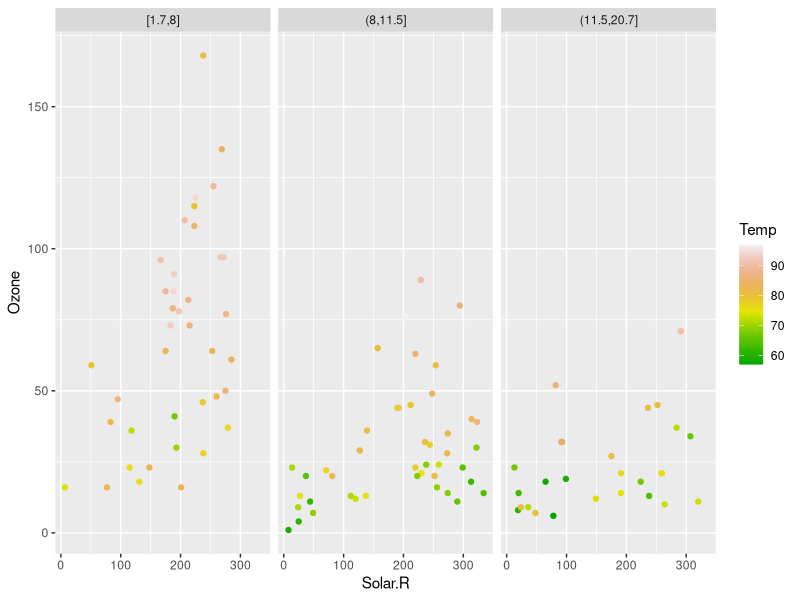
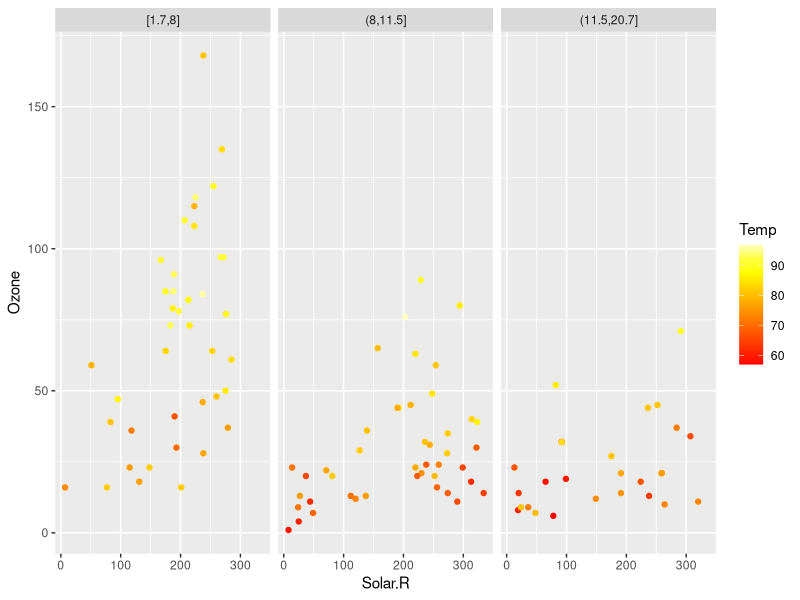

These charts were generated, in order, by the following R code: (Note: this script raises an error after producing the figures.)
## ---- chunk 1
library(tidyverse)
air_data <- airquality %>% 
    mutate(Wind_cat = cut(Wind, quantile(Wind, c(0, 0.33, 0.66, 1)), include.lowest = T)) %>% 
    filter(!is.na(Ozone) & !is.na(Solar.R))
air <- air_data
## ---- chunk 2
ggplot(air, aes(x = Solar.R, y = Ozone,  colour = Temp)) + geom_point() +
    facet_wrap(~Wind_cat, ncol = 3) + 
    scale_colour_gradientn(colours = terrain.colors(10))
## ---- chunk 3

ggplot(air, aes(x = Solar.R, y = Ozone,  colour = Temp)) + geom_point() +
    facet_wrap(~Wind_cat, ncol = 3) + 
    scale_colour_gradientn(colours = heat.colors(10))
## ---- chunk 4
pred_grid <- expand.grid(Wind = c(5,10,14), Temp = seq(60, 90, 10), Solar.R = seq(20, 300, by = 10)) %>% 
    mutate(Wind_cat = cut(Wind, quantile(airquality$Wind, c(0, 0.33, 0.66, 1)), include.lowest = T))
air <- air_data

ajustar_modelo <- function(air, pred_grid, k = 25){
    #vars <- c("Wind", "Temp", "Solar.R")
    air_s <- scale(air %>% select_if(is.numeric))
    air_medias <- attributes(air_s)$`scaled:center`
    air_scale  <- attributes(air_s)$`scaled:scale`
    air_s[, "Ozone"] <- air$Ozone
    mod_knn <- caret::knnreg(Ozone ~ Wind + Temp + Solar.R, data = air_s, k = k)
    new_data <- scale(pred_grid %>% select_if(is.numeric), 
                      center = air_medias[vars], scale = air_scale[vars]) %>% as.data.frame
    new_data <- bind_cols(new_data, pred_grid %>% select_if(negate(is.numeric)))
    pred_grid$Ozone <- predict(mod_knn, newdata = new_data)
    pred_grid
}
pred_grid_mod <- ajustar_modelo(air, pred_grid, k = 27)
## ---- chunk 5
ggplot(air, aes(x = Solar.R, y = Ozone,  colour = Temp)) + geom_point() +
    facet_wrap(~Wind_cat) + 
    scale_colour_gradientn(colours = heat.colors(10, rev = TRUE)) +
    geom_line(data = pred_grid_mod, aes(y = Ozone, group = interaction(Temp, Wind_cat)), size = 1) 
## ---- chunk 6
reps <- map(1:500, function(i){
    air <- sample_n(air_data, nrow(air_data), replace = T)
    pred_grid <- ajustar_modelo(air, pred_grid, k = 30)
    pred_grid$rep <- i
    pred_grid
}) %>% bind_rows

## ---- chunk 7
reps_sum <- reps %>% ungroup %>% group_by(Wind, Temp, Solar.R, Wind_cat) %>% 
    summarise(Ozone_mean = mean(Ozone), ymax = quantile(Ozone, 0.9), ymin = quantile(Ozone, 0.1))
ggplot(reps_sum, aes(x = Solar.R, y = Ozone_mean,  colour = Temp)) +
    geom_point(alpha = 0.5) +
    facet_wrap(~Wind_cat) + 
    geom_linerange(aes(ymax = ymax, ymin = ymin)) +
    scale_colour_gradientn(colours = heat.colors(10))
## ---- chunk 8
fun_exp <- function(x) exp(-8 * sum(x ^ 2))
x <- map(1:1000, ~ runif(2, -1, 1))
dat <- tibble(x = x) %>% 
        mutate(y = map_dbl(x, fun_exp))
ggplot(dat %>% mutate(x_1 = map_dbl(x, 1), x_2 = map_dbl(x, 2)), 
       aes(x = x_1, y = x_2, colour = y)) + geom_point()
## ---- chunk 9
dat <- dat %>% mutate(dist_origen = map_dbl(x, ~ sqrt(sum(.x^2)))) %>% 
  arrange(dist_origen)
mas_cercano <- dat[1, ]
mas_cercano; mas_cercano$x[[1]]
## ---- chunk 10
x <- map(1:1000, ~ runif(8, -1, 1))
dat <- tibble(x = x) %>% 
       mutate(y = map_dbl(x, fun_exp))
dat <- dat %>% mutate(dist_origen = map_dbl(x, ~ sqrt(sum(.x^2)))) %>% 
  arrange(dist_origen)
mas_cercano <- dat[1, ]
mas_cercano; mas_cercano$x[[1]]
## ---- chunk 11
mas_cercano$y
